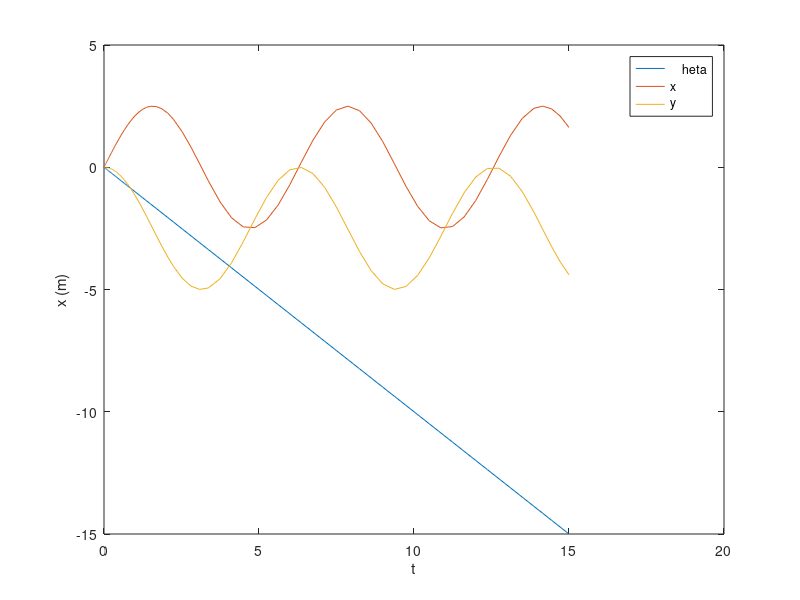
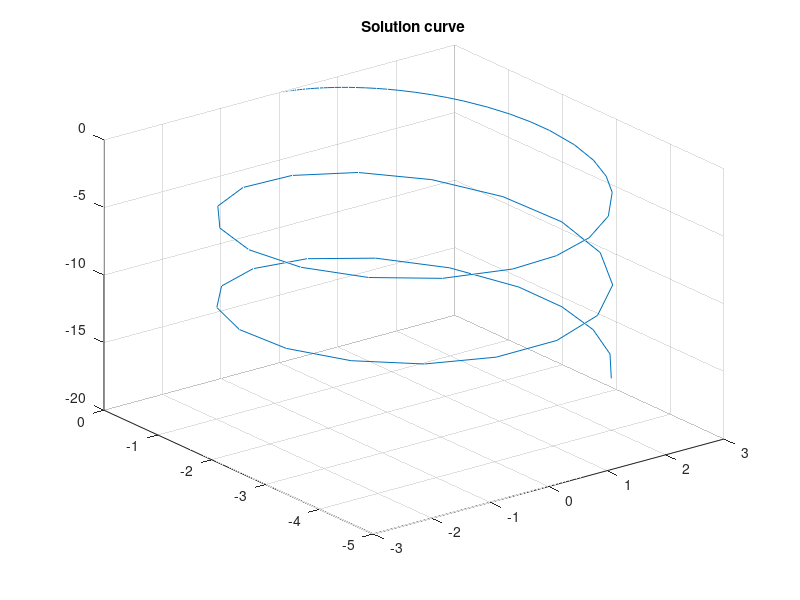

Reproduce these figures in MATLAB, in order.
%% Motion model for roomba
close all;
diameter = 1; % meters
theta_0 = 0; % radians

% t = (0:9);

v_r = 2; %sin(t);
v_l = 3; %cos(t);
v_c = 0.5*(v_r+v_l);


omega = ((v_r - v_l)./diameter);

% theta_dot = (v_r - v_l)./diameter;
% x_dot = v_c.*cos(theta);
% y_dot = v_c.*sin(theta);

f = @(t,z) [omega;
     v_c*cos(z(1));
     v_c*sin(z(1))];

[t, za] = ode45(f,[0 15],[0 0 0]); 


% [~, x] = ode45(@(t,x) x_dot, [0 9], zeros(10,1));
% [~, y] = ode45(@(t,y) y_dot, [0 9], zeros(10,1));

figure(1);
plot(t,za(:,1)); hold on;
plot(t,za(:,2)); hold on;
plot(t,za(:,3));
xlabel("t");
ylabel("x (m)");
legend("\theta", "x", "y");

figure(2);
plot3(za(:,2),za(:,3),za(:,1))
grid on
title('Solution curve')

